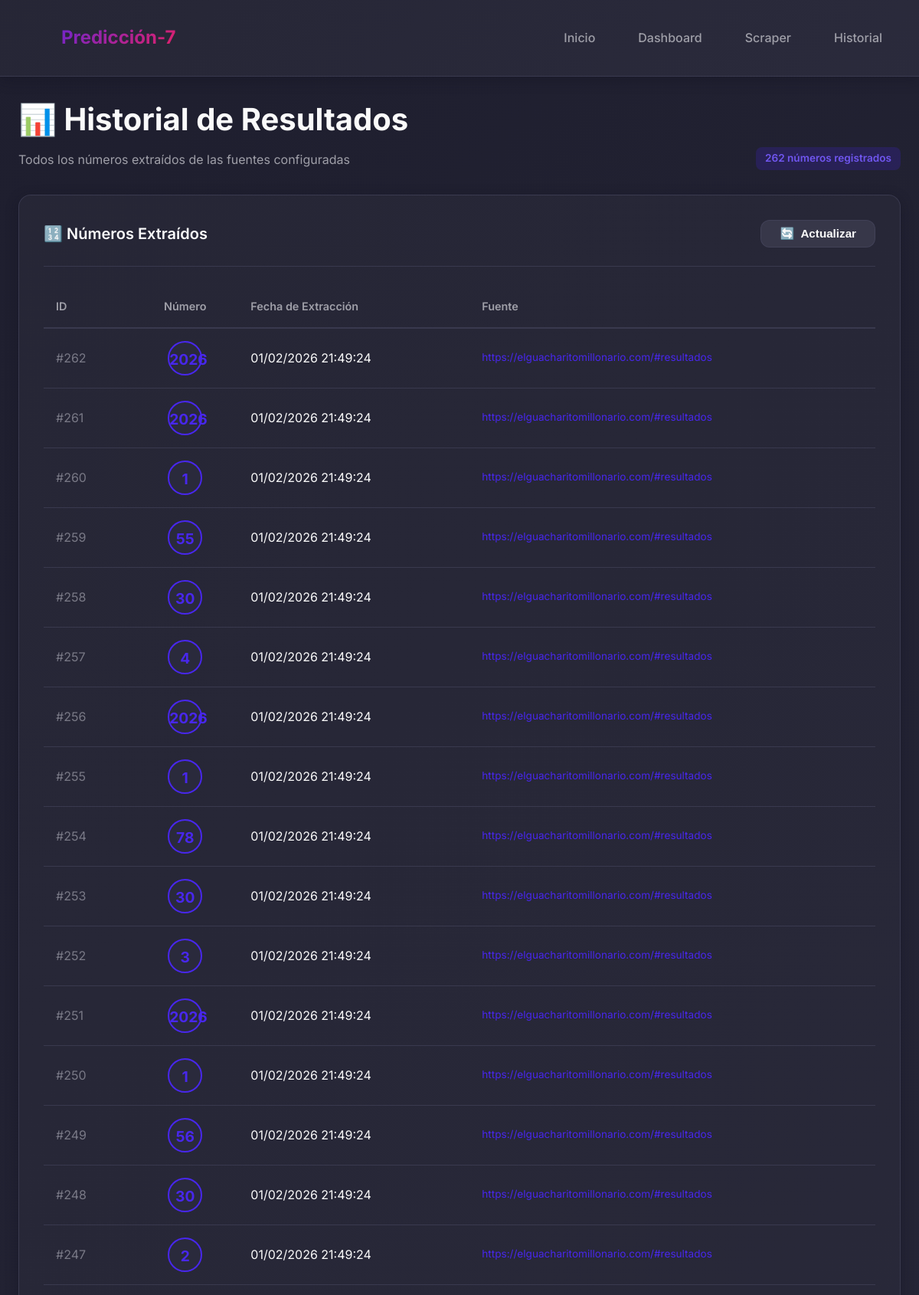
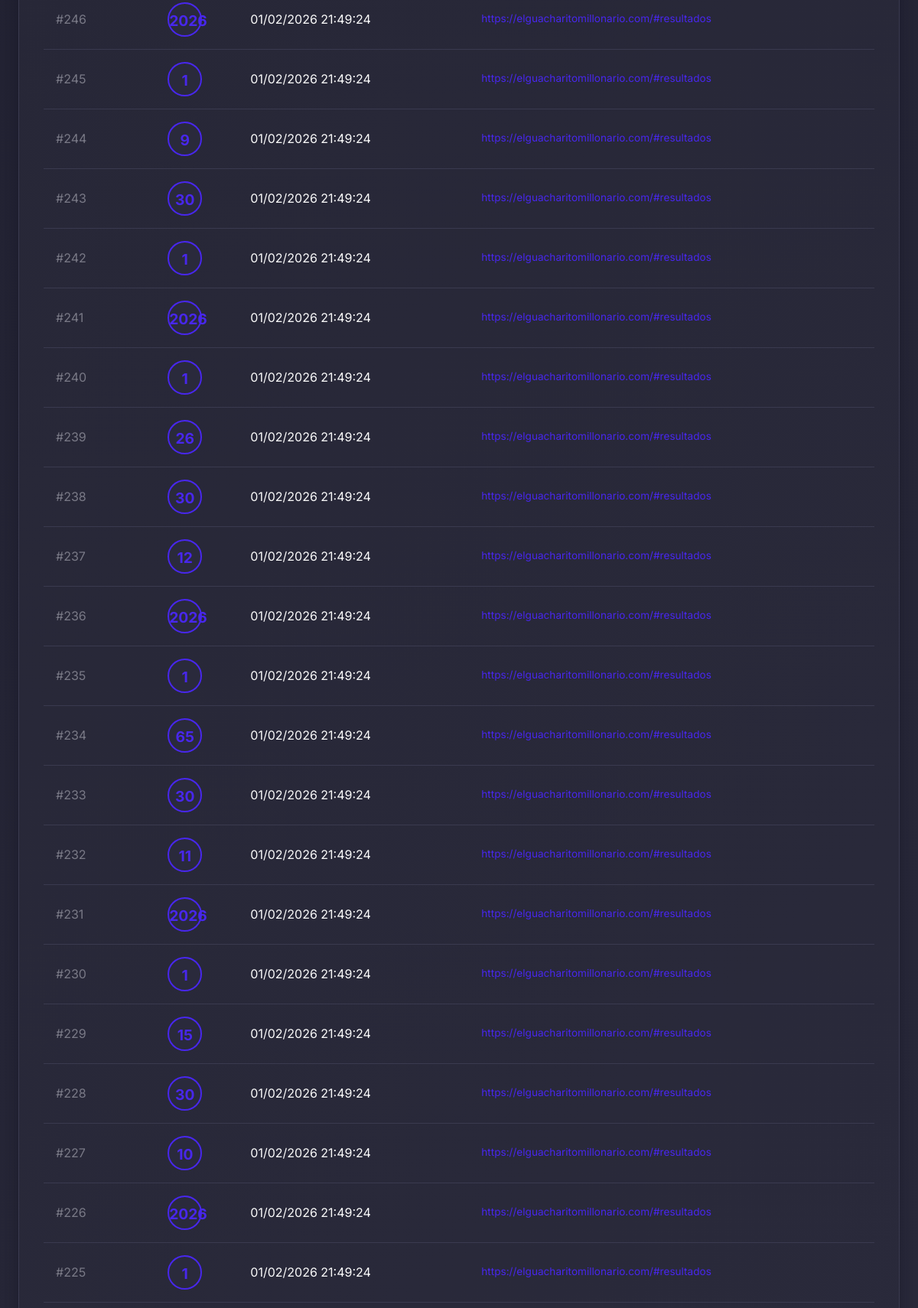
/historial-resultados (upper part), run on the app's committed database (2 pictures, top to bottom).
### database.py (models this page shows)
class NumeroExtraido(Base):
    __tablename__ = 'numeros_extraidos'
    id = Column(Integer, primary_key=True)
    numero = Column(Integer, nullable=False)
    fecha_extraccion = Column(DateTime, default=datetime.utcnow)
    nombre_sorteo = Column(String(100))
    hora_sorteo = Column(String(20))
    fuente = Column(String(255))
    metadata_extra = Column(String(500))

### app.py (the view)
@app.route('/historial-resultados')
def historial_resultados():
    pagina = request.args.get('pagina', 1, type=int)
    por_pagina = 50
    session = get_session()
    try:
        total_numeros = session.query(NumeroExtraido).count()
        total_paginas = (total_numeros + por_pagina - 1) // por_pagina
        numeros = session.query(NumeroExtraido)\
            .order_by(NumeroExtraido.fecha_extraccion.desc())\
            .offset((pagina - 1) * por_pagina)\
            .limit(por_pagina)\
            .all()
        return render_template('historial_resultados.html',
                             numeros=numeros,
                             pagina=pagina,
                             total_paginas=total_paginas,
                             total_numeros=total_numeros)
    finally:
        session.close()

### database.py (called while the page is built)
def get_session():
    return Session()

### templates/historial_resultados.html (shortened to what this page needs)
{% extends 'base.html' %}
{% block content %}
<div class="fade-in">
    <div style="margin-bottom: 2rem; display: flex; justify-content: space-between; align-items: flex-end;">
        <div>
            <h1 style="font-size: 2.5rem; font-weight: 700; margin-bottom: 0.5rem;">📊 Historial de Resultados</h1>
            <p style="color: var(--text-secondary);">Todos los números extraídos de las fuentes configuradas</p>
        </div>
        <div style="text-align: right;">
            <span class="badge badge-primary">{{ total_numeros }} números registrados</span>
        </div>
    </div>
    {% if numeros %}
    <div class="card">
        <div class="card-header">
            <h2 class="card-title">🔢 Números Extraídos</h2>
            <div style="display: flex; gap: 0.5rem;">
                <button class="btn btn-secondary btn-sm" onclick="location.reload()">
                    <span>🔄</span> Actualizar
                </button>
            </div>
        </div>
        <div style="overflow-x: auto;">
            <table style="width: 100%; border-collapse: collapse;">
                <thead>
                    <tr style="border-bottom: 2px solid var(--border);">
                        <th
                            style="padding: 1rem; text-align: left; color: var(--text-secondary); font-weight: 600; font-size: 0.9rem;">
                            ID</th>
                        <th
                            style="padding: 1rem; text-align: center; color: var(--text-secondary); font-weight: 600; font-size: 0.9rem;">
                            Número</th>
                        <th
                            style="padding: 1rem; text-align: left; color: var(--text-secondary); font-weight: 600; font-size: 0.9rem;">
                            Fecha de Extracción</th>
                        <th
                            style="padding: 1rem; text-align: left; color: var(--text-secondary); font-weight: 600; font-size: 0.9rem;">
                            Fuente</th>
                    </tr>
                </thead>
                <tbody>
                    {% for n in numeros %}
                    <tr style="border-bottom: 1px solid var(--border); transition: all var(--transition-base);"
                        onmouseover="this.style.background='var(--bg-tertiary)'"
                        onmouseout="this.style.background='transparent'">
                        <td style="padding: 1rem; color: var(--text-muted);">#{{ n.id }}</td>
                        <td style="padding: 1rem; text-align: center;">
                            <div
                                style="display: inline-block; width: 45px; height: 45px; line-height: 45px; text-align: center; background: var(--bg-secondary); border: 2px solid var(--primary); border-radius: 50%; font-weight: 700; color: var(--primary); font-size: 1.2rem;">
                                {{ n.numero }}
                            </div>
                        </td>
                        <td style="padding: 1rem;">
                            {{ n.fecha_extraccion.strftime('%d/%m/%Y %H:%M:%S') }}
                        </td>
                        <td style="padding: 1rem; font-size: 0.85rem; color: var(--text-secondary);">
                            <a href="{{ n.fuente }}" target="_blank"
                                style="color: var(--primary); text-decoration: none;">
                                {{ n.fuente[:50] }}{% if n.fuente|length > 50 %}...{% endif %}
                            </a>
                        </td>
                    </tr>
                    {% endfor %}
                </tbody>
            </table>
        </div>
    </div>
    {% endif %}
</div>
{% endblock %}

### static/style.css (style rules this page uses)
:root { --primary: hsl(250, 84%, 54%); --primary-dark: hsl(250, 84%, 44%); --primary-light: hsl(250, 84%, 64%); --accent: hsl(340, 82%, 52%); --accent-light: hsl(340, 82%, 62%); --success: hsl(142, 76%, 36%); --warning: hsl(45, 100%, 51%); --danger: hsl(348, 86%, 61%); --info: hsl(204, 86%, 53%); --bg-primary: hsl(240, 21%, 15%); --bg-secondary: hsl(240, 17%, 20%); --bg-tertiary: hsl(240, 14%, 25%); --bg-card: hsl(240, 17%, 18%); --text-primary: hsl(0, 0%, 98%); --text-secondary: hsl(240, 5%, 64%); --text-muted: hsl(240, 5%, 50%); --border: hsla(240, 14%, 35%, 0.5); --shadow-sm: 0 2px 8px hsla(240, 30%, 10%, 0.3); --shadow-md: 0 4px 16px hsla(240, 30%, 10%, 0.4); --shadow-lg: 0 8px 32px hsla(240, 30%, 10%, 0.5); --shadow-glow: 0 0 20px hsla(250, 84%, 54%, 0.3); --spacing-xs: 0.5rem; --spacing-sm: 1rem; --spacing-md: 1.5rem; --spacing-lg: 2rem; --spacing-xl: 3rem; --radius-sm: 8px; --radius-md: 12px; --radius-lg: 16px; --radius-xl: 24px; --transition-fast: 150ms cubic-bezier(0.4, 0, 0.2, 1); --transition-base: 250ms cubic-bezier(0.4, 0, 0.2, 1); --transition-slow: 350ms cubic-bezier(0.4, 0, 0.2, 1); }
* { margin: 0; padding: 0; box-sizing: border-box; }
body { font-family: 'Inter', -apple-system, BlinkMacSystemFont, 'Segoe UI', Roboto, sans-serif; background: linear-gradient(135deg, var(--bg-primary) 0%, var(--bg-secondary) 100%); color: var(--text-primary); line-height: 1.6; min-height: 100vh; }
.card { background: linear-gradient(135deg, var(--bg-card) 0%, var(--bg-secondary) 100%); border-radius: var(--radius-lg); padding: var(--spacing-lg); box-shadow: var(--shadow-md); border: 1px solid var(--border); transition: all var(--transition-base); }
.card-header { display: flex; justify-content: space-between; align-items: center; margin-bottom: var(--spacing-md); padding-bottom: var(--spacing-md); border-bottom: 1px solid var(--border); }
.card-title { font-size: 1.25rem; font-weight: 600; color: var(--text-primary); }
.btn { padding: var(--spacing-xs) var(--spacing-md); border-radius: var(--radius-md); border: none; font-weight: 600; cursor: pointer; transition: all var(--transition-base); display: inline-flex; align-items: center; gap: var(--spacing-xs); font-size: 0.95rem; text-decoration: none; }
.btn-secondary { background: var(--bg-tertiary); color: var(--text-primary); border: 1px solid var(--border); }
.badge { display: inline-block; padding: 0.25rem 0.75rem; border-radius: var(--radius-sm); font-size: 0.85rem; font-weight: 600; }
.badge-primary { background: hsla(250, 84%, 54%, 0.2); color: var(--primary-light); }
.fade-in { animation: fadeIn var(--transition-slow) ease-out; }

### data on the page
NumeroExtraido: id "262", numero "2026", fecha_extraccion "01/02/2026 21:49:24", fuente "https://elguacharitomillonario.com/#resultados"
NumeroExtraido: id "261", numero "2026", fecha_extraccion "01/02/2026 21:49:24", fuente "https://elguacharitomillonario.com/#resultados"
NumeroExtraido: id "260", numero "1", fecha_extraccion "01/02/2026 21:49:24", fuente "https://elguacharitomillonario.com/#resultados"
NumeroExtraido: id "259", numero "55", fecha_extraccion "01/02/2026 21:49:24", fuente "https://elguacharitomillonario.com/#resultados"
NumeroExtraido: id "258", numero "30", fecha_extraccion "01/02/2026 21:49:24", fuente "https://elguacharitomillonario.com/#resultados"
NumeroExtraido: id "257", numero "4", fecha_extraccion "01/02/2026 21:49:24", fuente "https://elguacharitomillonario.com/#resultados"
NumeroExtraido: id "256", numero "2026", fecha_extraccion "01/02/2026 21:49:24", fuente "https://elguacharitomillonario.com/#resultados"
NumeroExtraido: id "255", numero "1", fecha_extraccion "01/02/2026 21:49:24", fuente "https://elguacharitomillonario.com/#resultados"
NumeroExtraido: id "254", numero "78", fecha_extraccion "01/02/2026 21:49:24", fuente "https://elguacharitomillonario.com/#resultados"
NumeroExtraido: id "253", numero "30", fecha_extraccion "01/02/2026 21:49:24", fuente "https://elguacharitomillonario.com/#resultados"
NumeroExtraido: id "252", numero "3", fecha_extraccion "01/02/2026 21:49:24", fuente "https://elguacharitomillonario.com/#resultados"
NumeroExtraido: id "251", numero "2026", fecha_extraccion "01/02/2026 21:49:24", fuente "https://elguacharitomillonario.com/#resultados"
NumeroExtraido: id "250", numero "1", fecha_extraccion "01/02/2026 21:49:24", fuente "https://elguacharitomillonario.com/#resultados"
NumeroExtraido: id "249", numero "56", fecha_extraccion "01/02/2026 21:49:24", fuente "https://elguacharitomillonario.com/#resultados"
NumeroExtraido: id "248", numero "30", fecha_extraccion "01/02/2026 21:49:24", fuente "https://elguacharitomillonario.com/#resultados"
NumeroExtraido: id "247", numero "2", fecha_extraccion "01/02/2026 21:49:24", fuente "https://elguacharitomillonario.com/#resultados"
NumeroExtraido: id "246", numero "2026", fecha_extraccion "01/02/2026 21:49:24", fuente "https://elguacharitomillonario.com/#resultados"
NumeroExtraido: id "245", numero "1", fecha_extraccion "01/02/2026 21:49:24", fuente "https://elguacharitomillonario.com/#resultados"
NumeroExtraido: id "244", numero "9", fecha_extraccion "01/02/2026 21:49:24", fuente "https://elguacharitomillonario.com/#resultados"
NumeroExtraido: id "243", numero "30", fecha_extraccion "01/02/2026 21:49:24", fuente "https://elguacharitomillonario.com/#resultados"
NumeroExtraido: id "242", numero "1", fecha_extraccion "01/02/2026 21:49:24", fuente "https://elguacharitomillonario.com/#resultados"
NumeroExtraido: id "241", numero "2026", fecha_extraccion "01/02/2026 21:49:24", fuente "https://elguacharitomillonario.com/#resultados"
NumeroExtraido: id "240", numero "1", fecha_extraccion "01/02/2026 21:49:24", fuente "https://elguacharitomillonario.com/#resultados"
NumeroExtraido: id "239", numero "26", fecha_extraccion "01/02/2026 21:49:24", fuente "https://elguacharitomillonario.com/#resultados"
NumeroExtraido: id "238", numero "30", fecha_extraccion "01/02/2026 21:49:24", fuente "https://elguacharitomillonario.com/#resultados"
NumeroExtraido: id "237", numero "12", fecha_extraccion "01/02/2026 21:49:24", fuente "https://elguacharitomillonario.com/#resultados"
NumeroExtraido: id "236", numero "2026", fecha_extraccion "01/02/2026 21:49:24", fuente "https://elguacharitomillonario.com/#resultados"
NumeroExtraido: id "235", numero "1", fecha_extraccion "01/02/2026 21:49:24", fuente "https://elguacharitomillonario.com/#resultados"
NumeroExtraido: id "234", numero "65", fecha_extraccion "01/02/2026 21:49:24", fuente "https://elguacharitomillonario.com/#resultados"
NumeroExtraido: id "233", numero "30", fecha_extraccion "01/02/2026 21:49:24", fuente "https://elguacharitomillonario.com/#resultados"
NumeroExtraido: id "232", numero "11", fecha_extraccion "01/02/2026 21:49:24", fuente "https://elguacharitomillonario.com/#resultados"
NumeroExtraido: id "231", numero "2026", fecha_extraccion "01/02/2026 21:49:24", fuente "https://elguacharitomillonario.com/#resultados"
NumeroExtraido: id "230", numero "1", fecha_extraccion "01/02/2026 21:49:24", fuente "https://elguacharitomillonario.com/#resultados"
NumeroExtraido: id "229", numero "15", fecha_extraccion "01/02/2026 21:49:24", fuente "https://elguacharitomillonario.com/#resultados"
NumeroExtraido: id "228", numero "30", fecha_extraccion "01/02/2026 21:49:24", fuente "https://elguacharitomillonario.com/#resultados"
NumeroExtraido: id "227", numero "10", fecha_extraccion "01/02/2026 21:49:24", fuente "https://elguacharitomillonario.com/#resultados"
NumeroExtraido: id "226", numero "2026", fecha_extraccion "01/02/2026 21:49:24", fuente "https://elguacharitomillonario.com/#resultados"
NumeroExtraido: id "225", numero "1", fecha_extraccion "01/02/2026 21:49:24", fuente "https://elguacharitomillonario.com/#resultados"

### other printed values
{{ total_numeros }} "262"
